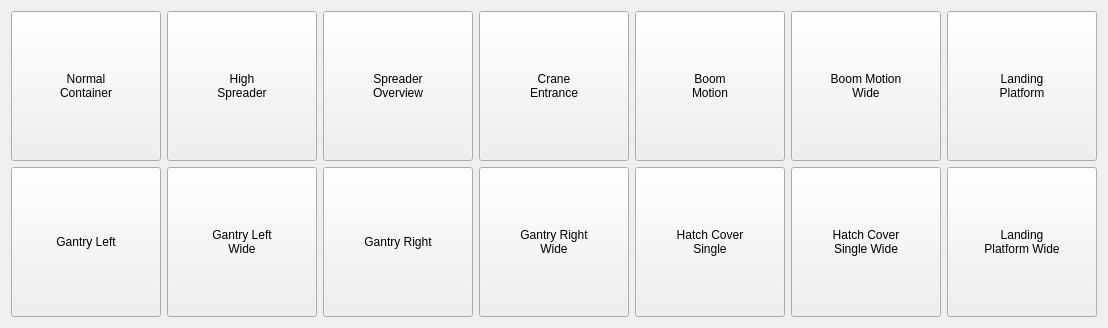
      <widget class="QWidget" name="cctvPage">
       <layout class="QGridLayout" name="gridLayout_2">
        <item row="0" column="3">
         <widget class="QPushButton" name="craneEntranceButton">
          <property name="minimumSize">
           <size>
            <width>150</width>
            <height>150</height>
           </size>
          </property>
          <property name="maximumSize">
           <size>
            <width>150</width>
            <height>150</height>
           </size>
          </property>
          <property name="text">
           <string>Crane
Entrance</string>
          </property>
         </widget>
        </item>
        <item row="1" column="3">
         <widget class="QPushButton" name="gantryRightWideButton">
          <property name="minimumSize">
           <size>
            <width>150</width>
            <height>150</height>
           </size>
          </property>
          <property name="maximumSize">
           <size>
            <width>150</width>
            <height>150</height>
           </size>
          </property>
          <property name="text">
           <string>Gantry Right
Wide</string>
          </property>
         </widget>
        </item>
        <item row="0" column="5">
         <widget class="QPushButton" name="boomMotionWideButton">
          <property name="minimumSize">
           <size>
            <width>150</width>
            <height>150</height>
           </size>
          </property>
          <property name="maximumSize">
           <size>
            <width>150</width>
            <height>150</height>
           </size>
          </property>
          <property name="text">
           <string>Boom Motion
Wide</string>
          </property>
         </widget>
        </item>
        <item row="0" column="6">
         <widget class="QPushButton" name="landingPlatformButton">
          <property name="minimumSize">
           <size>
            <width>150</width>
            <height>150</height>
           </size>
          </property>
          <property name="maximumSize">
           <size>
            <width>150</width>
            <height>150</height>
           </size>
          </property>
          <property name="text">
           <string>Landing
Platform</string>
          </property>
         </widget>
        </item>
        <item row="0" column="4">
         <widget class="QPushButton" name="boomMotionButton">
          <property name="minimumSize">
           <size>
            <width>150</width>
            <height>150</height>
           </size>
          </property>
          <property name="maximumSize">
           <size>
            <width>150</width>
            <height>150</height>
           </size>
          </property>
          <property name="text">
           <string>Boom
Motion</string>
          </property>
         </widget>
        </item>
        <item row="1" column="2">
         <widget class="QPushButton" name="gantryRightButton">
          <property name="minimumSize">
           <size>
            <width>150</width>
            <height>150</height>
           </size>
          </property>
          <property name="maximumSize">
           <size>
            <width>150</width>
            <height>150</height>
           </size>
          </property>
          <property name="text">
           <string>Gantry Right</string>
          </property>
         </widget>
        </item>
        <item row="0" column="1">
         <widget class="QPushButton" name="highSpreaderButton">
          <property name="minimumSize">
           <size>
            <width>150</width>
            <height>150</height>
           </size>
          </property>
          <property name="maximumSize">
           <size>
            <width>150</width>
            <height>150</height>
           </size>
          </property>
          <property name="text">
           <string>High
Spreader</string>
          </property>
         </widget>
        </item>
        <item row="1" column="0">
         <widget class="QPushButton" name="gantryLeftButton">
          <property name="minimumSize">
           <size>
            <width>150</width>
            <height>150</height>
           </size>
          </property>
          <property name="maximumSize">
           <size>
            <width>150</width>
            <height>150</height>
           </size>
          </property>
          <property name="text">
           <string>Gantry Left</string>
          </property>
         </widget>
        </item>
        <item row="1" column="6">
         <widget class="QPushButton" name="landingPlatformWideButton">
          <property name="minimumSize">
           <size>
            <width>150</width>
            <height>150</height>
           </size>
          </property>
          <property name="maximumSize">
           <size>
            <width>150</width>
            <height>150</height>
           </size>
          </property>
          <property name="text">
           <string>Landing
Platform Wide</string>
          </property>
         </widget>
        </item>
        <item row="1" column="4">
         <widget class="QPushButton" name="hatchCoverSingleButton">
          <property name="minimumSize">
           <size>
            <width>150</width>
            <height>150</height>
           </size>
          </property>
          <property name="maximumSize">
           <size>
            <width>150</width>
            <height>150</height>
           </size>
          </property>
          <property name="text">
           <string>Hatch Cover
Single</string>
          </property>
         </widget>
        </item>
        <item row="1" column="5">
         <widget class="QPushButton" name="hatchCoverSingleWideButton">
          <property name="minimumSize">
           <size>
            <width>150</width>
            <height>150</height>
           </size>
          </property>
          <property name="maximumSize">
           <size>
            <width>150</width>
            <height>150</height>
           </size>
          </property>
          <property name="text">
           <string>Hatch Cover
Single Wide</string>
          </property>
         </widget>
        </item>
        <item row="0" column="2">
         <widget class="QPushButton" name="spreaderOverviewButton">
          <property name="minimumSize">
           <size>
            <width>150</width>
            <height>150</height>
           </size>
          </property>
          <property name="maximumSize">
           <size>
            <width>150</width>
            <height>150</height>
           </size>
          </property>
          <property name="text">
           <string>Spreader
Overview</string>
          </property>
         </widget>
        </item>
        <item row="1" column="1">
         <widget class="QPushButton" name="gantryLeftWideButton">
          <property name="minimumSize">
           <size>
            <width>150</width>
            <height>150</height>
           </size>
          </property>
          <property name="maximumSize">
           <size>
            <width>150</width>
            <height>150</height>
           </size>
          </property>
          <property name="text">
           <string>Gantry Left
Wide</string>
          </property>
         </widget>
        </item>
        <item row="0" column="0">
         <widget class="QPushButton" name="normalContainerButton">
          <property name="minimumSize">
           <size>
            <width>150</width>
            <height>150</height>
           </size>
          </property>
          <property name="maximumSize">
           <size>
            <width>150</width>
            <height>150</height>
           </size>
          </property>
          <property name="text">
           <string>Normal
Container</string>
          </property>
         </widget>
        </item>
       </layout>
      </widget>
